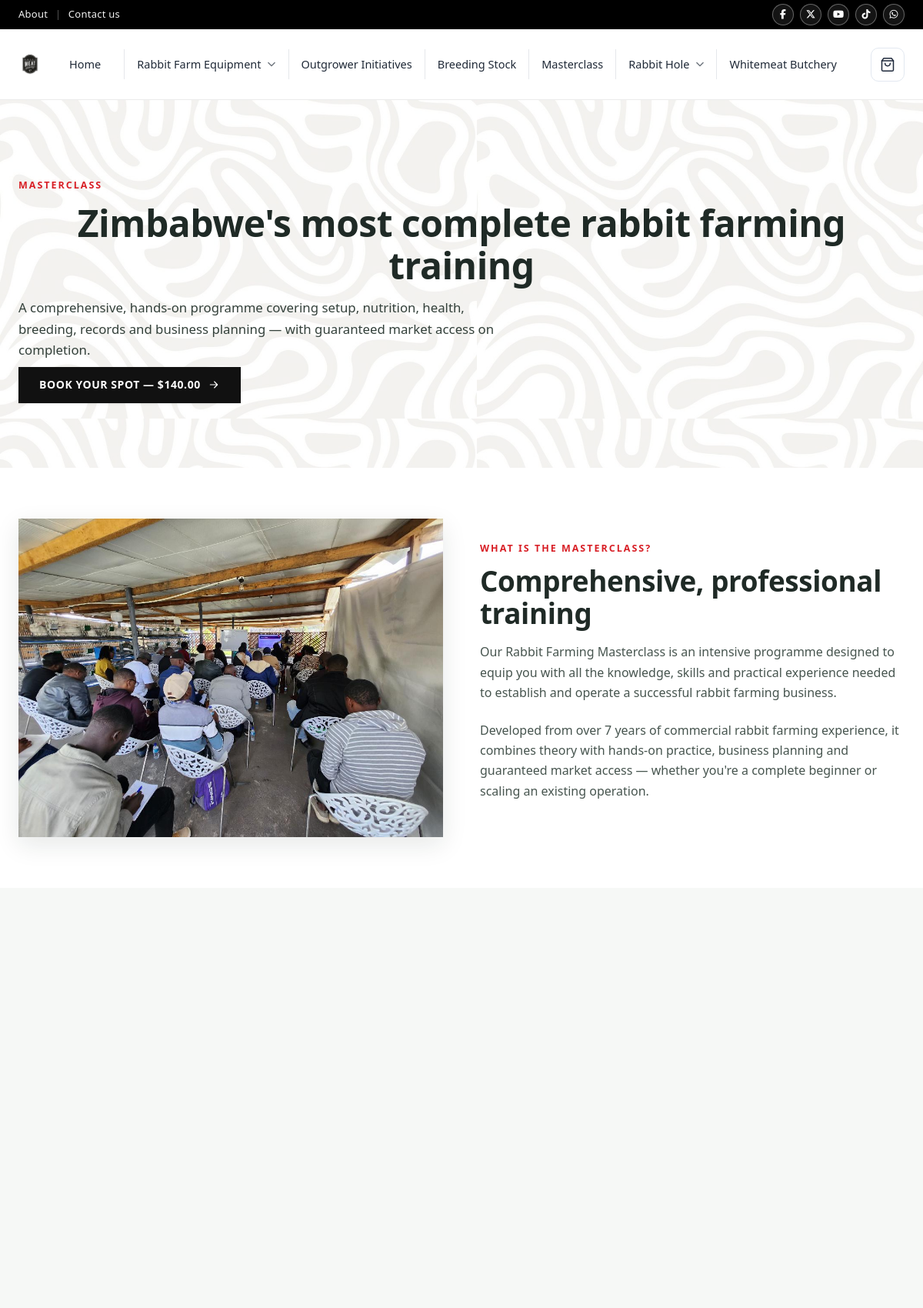
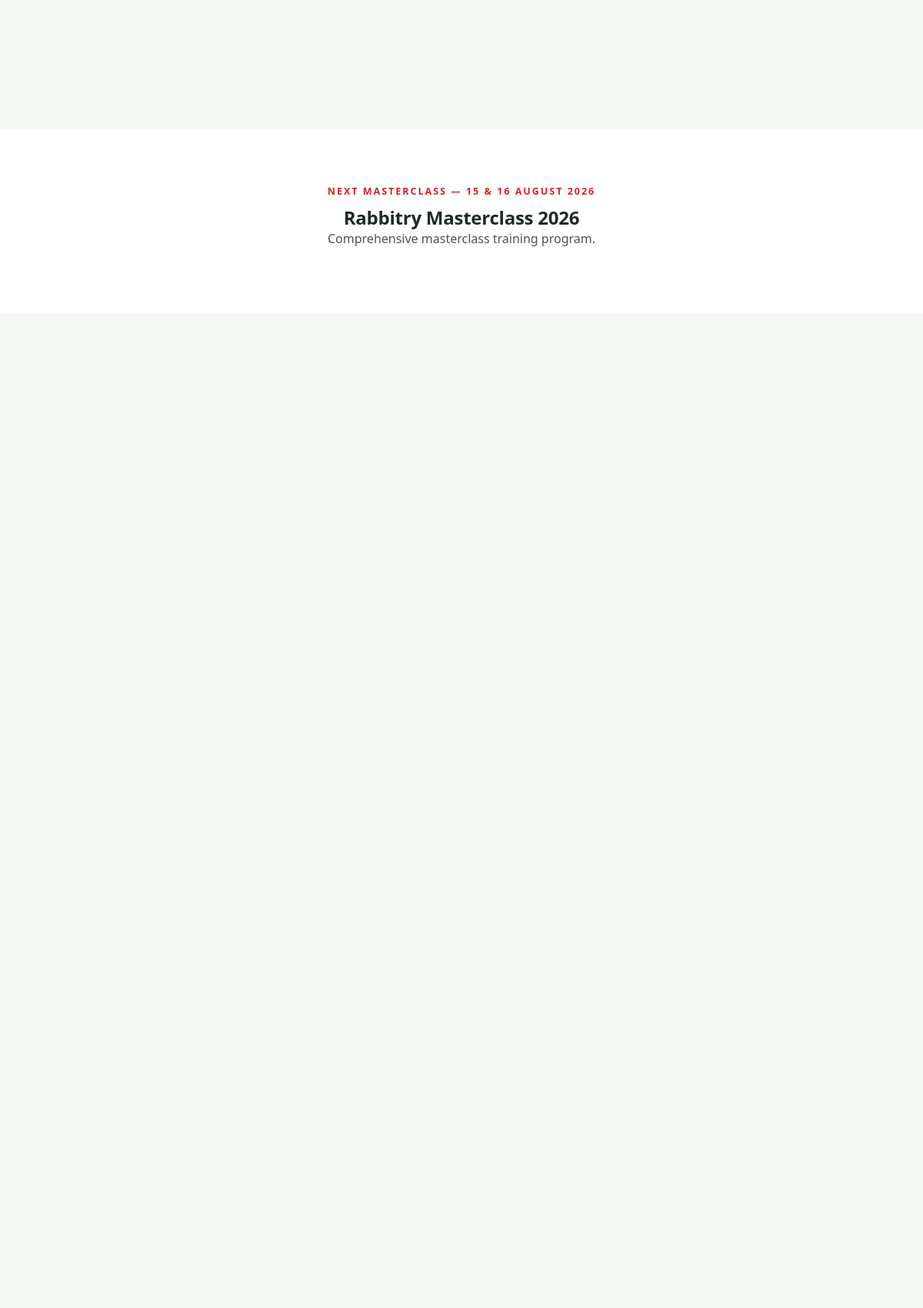
/masterclass/ (upper part), run on the app's committed database (2 pictures, top to bottom).
### frontend/models.py (models this page shows, shortened)
class MasterclassEvent(models.Model):
    title = models.CharField(max_length=200, default="Upcoming Masterclass")
    date_range = models.CharField(max_length=100, help_text="e.g. August 2nd & 3rd, 2025")
    description = models.TextField(blank=True)
    price = models.DecimalField(max_digits=8, decimal_places=2, default=140,
                                 help_text="Standard course fee, per attendee.")
    certification_fee = models.DecimalField(max_digits=8, decimal_places=2, default=20, blank=True, null=True,
                                              help_text="Optional add-on certification fee. Leave blank to hide.")
    door_fee = models.DecimalField(max_digits=8, decimal_places=2, default=10,
                                    help_text="Extra late-registration fee for booking on the day, at the door.")

### frontend/views.py (the view)
# urls.py: path('masterclass/', views.masterclass, name='masterclass'),
def masterclass(request):
    event = MasterclassEvent.objects.order_by('-id').first()
    sessions_by_day = {1: [], 2: []}
    days = [1, 2]
    if event:
        sessions = MasterclassSession.objects.filter(event=event)
        for session in sessions:
            sessions_by_day.get(session.day, []).append(session)
    today = timezone.localdate()
    try:
        month = int(request.GET.get('month', today.month))
        year = int(request.GET.get('year', today.year))
    except (TypeError, ValueError):
        month, year = today.month, today.year
    if month < 1:
        month, year = 12, year - 1
    elif month > 12:
        month, year = 1, year + 1
    dates_this_month = MasterclassDate.objects.filter(is_active=True, date__year=year, date__month=month)
    dates_by_day = {d.date.day: d for d in dates_this_month}
    month_weeks = cal_module.Calendar(firstweekday=6).monthdayscalendar(year, month)
    calendar_weeks = []
    for week in month_weeks:
        row = []
        for day_num in week:
            if day_num == 0:
                row.append(None)
            else:
                d = date(year, month, day_num)
                row.append({
                    'day': day_num,
                    'is_today': d == today,
                    'is_past': d < today,
                    'mc_date': dates_by_day.get(day_num),
                })
        calendar_weeks.append(row)
    prev_month, prev_year = (12, year - 1) if month == 1 else (month - 1, year)
    next_month, next_year = (1, year + 1) if month == 12 else (month + 1, year)
    upcoming_dates = MasterclassDate.objects.filter(is_active=True, date__gte=today).order_by('date')[:12]
    booking_success = False
    whatsapp_url = None
    if request.method == 'POST':
        form = MasterclassBookingForm(request.POST, request.FILES)
        if form.is_valid():
            booking = form.save()
            proof_url = None
            if booking.payment_proof:
                try:
                    proof_url = request.build_absolute_uri(booking.payment_proof.url)
                except Exception:
                    proof_url = None
            lines = [
                f"Hi! I'd like to confirm my Masterclass booking (Ref #{booking.id}).",
                "",
                f"Name: {booking.name}",
                f"Email: {booking.email}",
                f"Phone: {booking.phone}",
                f"Date: {booking.masterclass_date.date:%A, %d %B %Y}",
                f"Attendees: {booking.attendees}",
            ]
            if event:
                lines.append(f"Course fee: ${event.price} per attendee")
            lines.append(f"Payment proof: {proof_url}" if proof_url else "Payment proof: (will send separately)")
            lines.append("")
            lines.append("Please confirm my booking. Thank you!")
            message = "\n".join(lines)
            site = SiteSettings.load()
            digits = "".join(ch for ch in site.whatsapp_number if ch.isdigit())
            whatsapp_url = f"https://wa.me/{digits}?text={quote(message)}"
            booking_success = True
            form = MasterclassBookingForm()  # fresh form for a follow-up booking
    else:
        form = MasterclassBookingForm()
    context = {
        'event': event,
        'sessions_by_day': sessions_by_day,
        'days': days,
        'calendar_weeks': calendar_weeks,
        'calendar_month': month,
        'calendar_year': year,
        'calendar_month_name': cal_module.month_name[month],
        'prev_month': prev_month, 'prev_year': prev_year,
        'next_month': next_month, 'next_year': next_year,
        'upcoming_dates': upcoming_dates,
        'booking_form': form,
        'booking_success': booking_success,
        'whatsapp_url': whatsapp_url,
    }
    return render(request, 'masterclass.html', context)

### frontend/context_processors.py (called while the page is built)
def admin_nav(request):
    if not request.path.startswith("/dashboard/"):
        return {}
    try:
        from .dashboard import _nav_sections
        return {"sections": _nav_sections()}
    except Exception:
        return {"sections": []}

def site_settings(request):
    try:
        settings_obj = SiteSettings.load()
    except Exception:
        settings_obj = SiteSettings()
    return {"site": settings_obj}

### frontend/models.py (called while the page is built)
    @classmethod
    def load(cls):
        obj, _ = cls.objects.get_or_create(pk=1)
        return obj

    @property
    def booked_count(self):
        return self.bookings.exclude(status="cancelled").aggregate(
            total=models.Sum("attendees")
        )["total"] or 0

    @property
    def spaces_left(self):
        return max(self.capacity - self.booked_count, 0)

    @property
    def is_full(self):
        return self.spaces_left <= 0

    @property
    def is_past(self):
        return self.date < timezone.localdate()

    @property
    def is_bookable(self):
        return self.is_active and not self.is_past and not self.is_full

### frontend/templatetags/masterclass_utils.py (called while the page is built)
@register.filter
def get_item(dictionary, key):
    return dictionary.get(key, [])

### frontend/templatetags/wm_icons.py (called while the page is built)
@register.simple_tag
def wm_icon(name, size=24, **attrs):
    paths = _PATHS.get(name, _PATHS["leaf"])
    css_class = attrs.get("class", "wm-icon")
    return mark_safe(
        f'<svg class="{css_class}" width="{size}" height="{size}" viewBox="0 0 24 24" '
        f'fill="none" stroke="currentColor" stroke-width="1.7" stroke-linecap="round" '
        f'stroke-linejoin="round" aria-hidden="true" focusable="false">{paths}</svg>'
    )

### templates/masterclass.html (shortened to what this page needs)
{% extends "base.html" %}
{% load static wm_icons masterclass_utils %}
{% block content %}
<section class="wm-page-hero wm-pattern">
  <div class="wm-container">
    <span class="wm-eyebrow">Masterclass</span>
    <h1>Zimbabwe's most complete rabbit farming training</h1>
    <p>A comprehensive, hands-on programme covering setup, nutrition, health, breeding, records and
      business planning &mdash; with guaranteed market access on completion.</p>
    <a href="#calendar" class="wm-btn wm-btn--primary" style="margin-top:8px">
      Book your spot {% if event %}&mdash; ${{ event.price }}{% endif %} {% wm_icon "arrow-right" size=15 %}
    </a>
  </div>
</section>
<section class="wm-section">
  <div class="wm-container">
    <div class="wm-promo">
      <div class="wm-promo__media"><img src="{% static 'images/master.jpg' %}" alt="Rabbitry masterclass training"></div>
      <div>
        <span class="wm-eyebrow">What is the masterclass?</span>
        <h2>Comprehensive, professional training</h2>
        <p>Our Rabbit Farming Masterclass is an intensive programme designed to equip you with all the
          knowledge, skills and practical experience needed to establish and operate a successful rabbit
          farming business.</p>
        <p>Developed from over 7 years of commercial rabbit farming experience, it combines theory with
          hands-on practice, business planning and guaranteed market access &mdash; whether you're a complete
          beginner or scaling an existing operation.</p>
      </div>
    </div>
  </div>
</section>
<section class="wm-section wm-section--surface-2">
  <div class="wm-container">
    <div class="wm-services__grid">
    </div>
  </div>
</section>
{% if event %}
<section class="wm-section">
  <div class="wm-container wm-prose" style="text-align:center">
    <span class="wm-eyebrow">Next Masterclass &mdash; {{ event.date_range }}</span>
    <h2>{{ event.title }}</h2>
    {% if event.description %}<p>{{ event.description }}</p>{% endif %}
  </div>
</section>
{% endif %}
{% if sessions_by_day.1 or sessions_by_day.2 %}
<section class="wm-section wm-section--surface-2">
  <div class="wm-container">
    <div class="wm-schedule">
    </div>
  </div>
</section>
{% endif %}
{% endblock %}

### static/css/style.css (style rules this page uses)
* { margin: 0; padding: 0; box-sizing: border-box; }
body, html { font-family: "Segoe UI", Tahoma, Geneva, Verdana, sans-serif; height: 100%; background-color: #fff; overflow-x: hidden; line-height: 1.6; color: #333; }
h1 { text-align: center; margin-bottom: 40px; font-size: 2em; }

### static/css/scroll-animations.css (style rules this page uses)
img { transition: opacity 0.4s ease; }

### data on the page
MasterclassEvent: price "140.00", date_range "15 & 16 AUGUST 2026", title "Rabbitry Masterclass 2026", description "Comprehensive masterclass training program."
